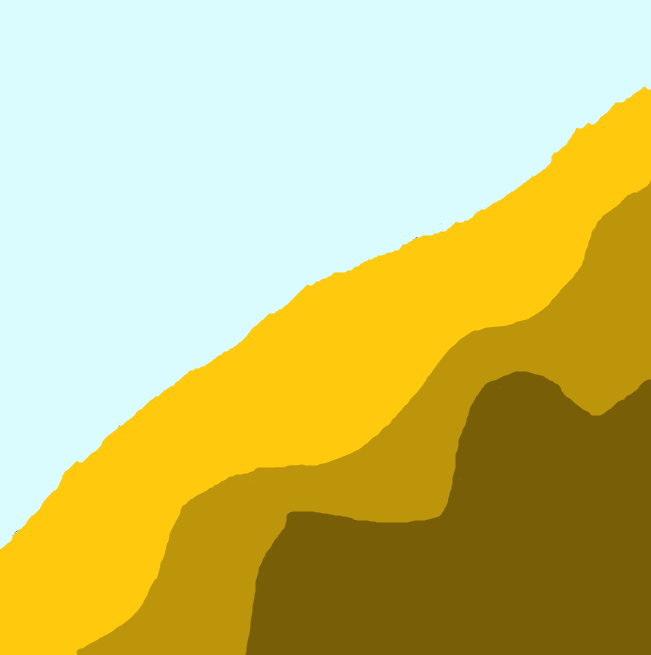
#> input picture maps/coast_with_elevation.png, 651 x 655 px
$ python elevation_txt.py
#> lines starting #> are read from the running program, lines starting #| are printed output that depends on the picture
from PIL import Image
import numpy as np
from scipy.ndimage import zoom
im = Image.open("coast_with_elevation.png")
#> im is the input picture: PIL image 651x655 RGBA; mean R, G, B, A 204.5, 197.4, 121.3, 255
# print(im.format, im.size, im.mode)

gray = im.convert('L')
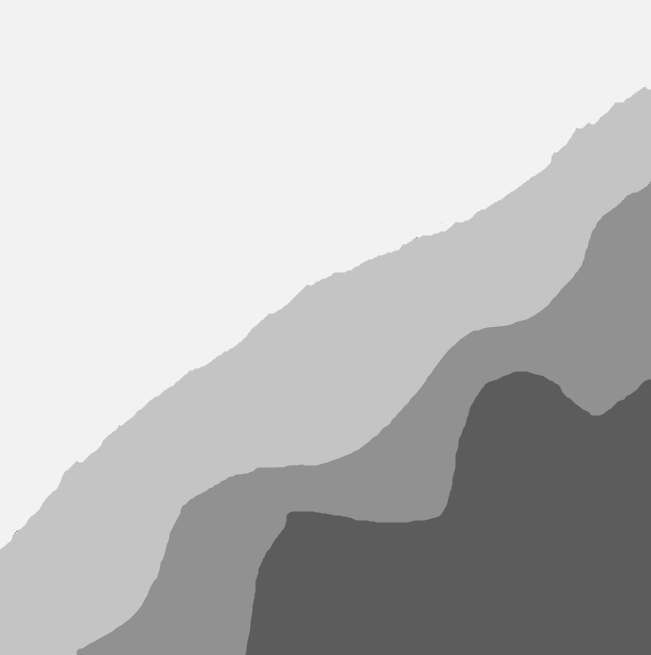
#> gray: PIL image 651x655 L; min 91, max 247, mean 190.9
hist = gray.histogram()
#> hist = 256 values, max 192702 at index 242, min 0 at index 0, mean 1665.6
values = set(hist)
#> values = 54 items
bw = gray.point(lambda x: 0 if x>240 else (1 if x > 190 else (2 if x > 140 else 3)))
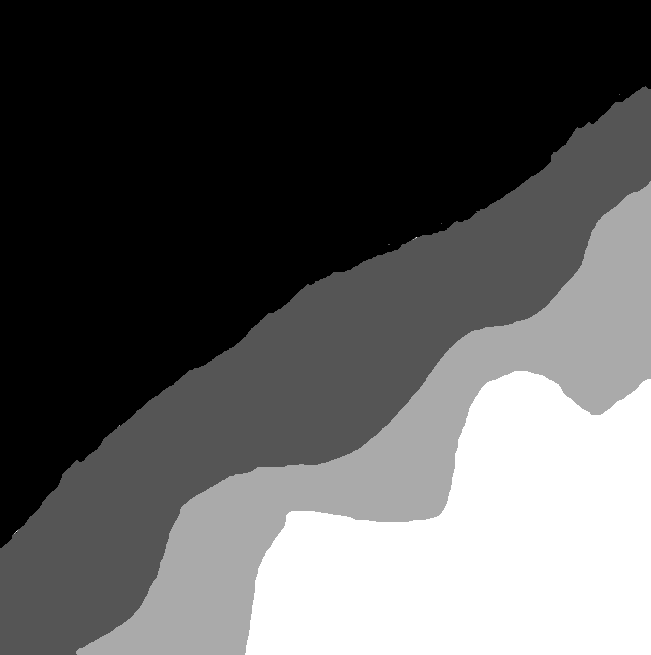
#> bw: PIL image 651x655 L; min 0, max 3, mean 1.05; drawn with min black and max white
bw_array = np.array(bw)
bw_array_zoom = zoom(bw_array, 1/6)
np.savetxt('levels.txt', bw_array_zoom, fmt="%d")
